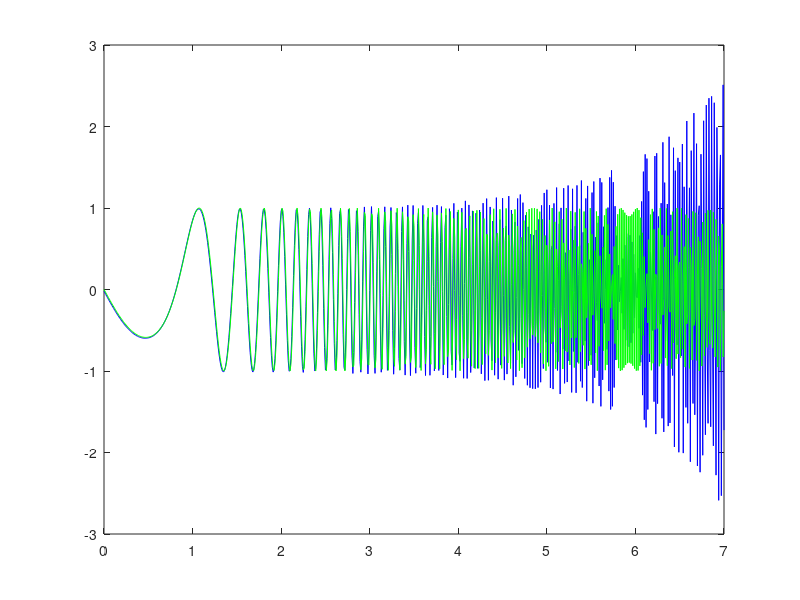
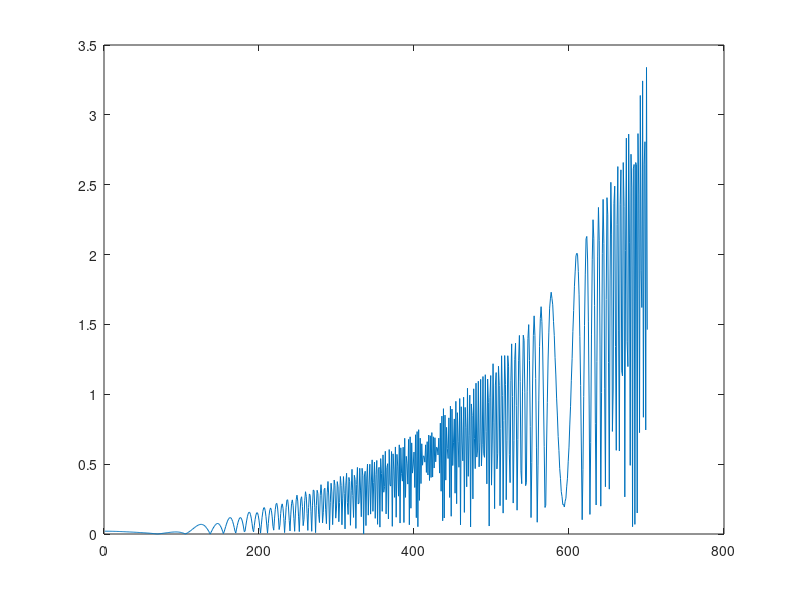
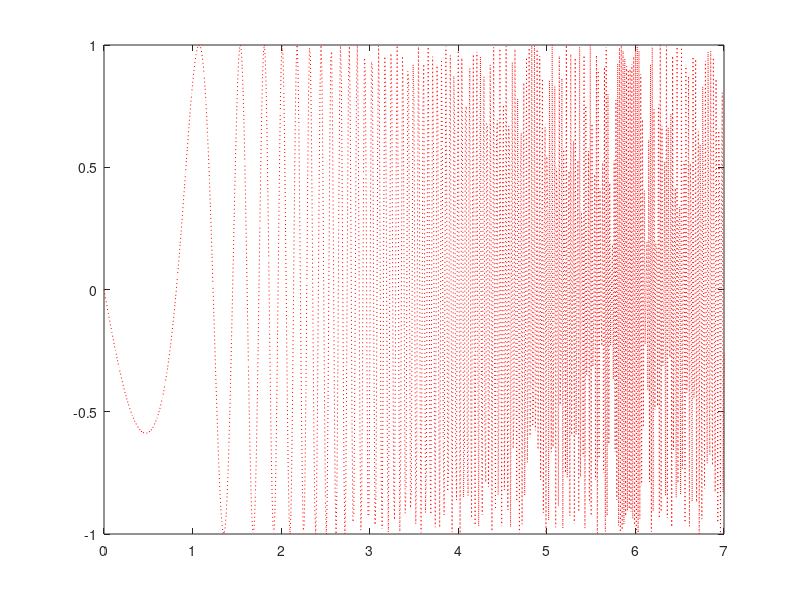

The MATLAB script that drew these images, in order:
clear
%f = @(x,t)(exp(t));
%f = @(x,y)(y-(x.^3-x.^2+x).*exp(-x.^2));
f = @(x,y)((9*x.^2-2).*cos(3*x.^3-2*x));
fexac = @(x)(sin(3.*x.^3-2*x));
a = 0; %limite inferior
b = 7; %limite superior
h = 10^-2; %Separacion
t0 = 0;
y0 = 0;
h1 = a:h:b; %espacio lineal
yv = y0 + h * f(t0+a,y0);
yn = yv;
tf = t0;
for n = 2:length(h1)
    tn = t0+h1(n); %arreglar el tn, creo que no se usa t0, o creo que  es lo mismo que hl
    tf = [tf tn];
    yv = yv + h * f(tn,yv);
    yn = [yn yv];
end
figure(1);
plot(h1, yn, 'b', h1, fexac(h1), 'g');
figure(2);
plot(abs(yn-fexac(h1)))
figure(3);
plot(tf, fexac(tf), 'r:')
